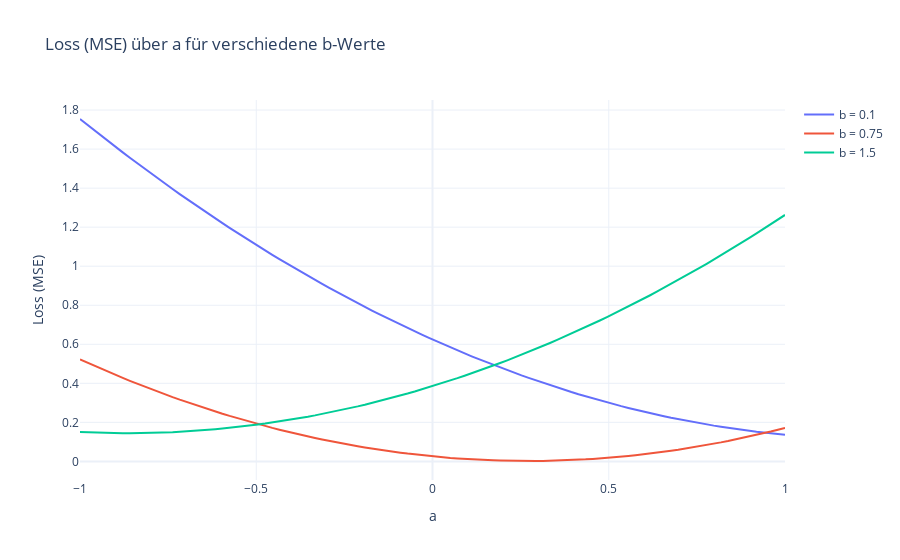

The notebook cell saved with this chart:
### Markdown cell above
### Task 2c 
We have the following loss curves (same loss function as in 2b):
![title](loss_curves_mse.png)



# Model:
The model is of the form $f_\theta(x) = ax + b$ with $a,b \in \theta$. 
Here the different curves is the loss for:
1) Set $b = 0.1$ and $a \in [-1, 1]$.
2) Set $b = 0.75$ and $a \in [-1, 1]$.
3) Set $b = 1.5$ and $a \in [-1, 1]$.  
While a is between [-1, 1] (the x-axis in the plot).


Objective: Find a set of datapoints that duplicate these graphs

### Code cell
import numpy as np
import plotly.express as px

np.random.seed(42)

# --- Model ---
def model_2(x, a, b):
    return a * x + b

# --- Loss Function ---
def loss_2(x, y, theta):
    a_values, b_values = theta
    all_losses = []
    for b in b_values:
        losses_b = []
        for a in a_values:
            mse = (1/len(x)) * np.sum((model_2(x, a, b) - y)**2)
            losses_b.append(mse)
        all_losses.append(losses_b)
    return all_losses 


# Parameter
a_values = np.linspace(-1, 1, 100)
b_values = [0.1, 0.75, 1.5]
theta = [a_values, b_values]

# Data
# x can stay the same because the length does not matter due to 1/m
#y_train = np.random.uniform(0.2, 1.6, len(x_train))
y_train = 0.3 * x_train + 0.75 + np.random.normal(0, 0.05, size=len(x_train))

loss_values = loss_2(x_train, y_train, theta)


import plotly.graph_objects as go

fig = go.Figure()

for i, b in enumerate(b_values):
    fig.add_trace(go.Scatter(
        x=a_values,
        y=loss_values[i],
        mode='lines',
        name=f"b = {b}"
    ))

fig.update_layout(
    title="Loss (MSE) über a für verschiedene b-Werte",
    xaxis_title="a",
    yaxis_title="Loss (MSE)",
    template="plotly_white"
)

fig.show()
